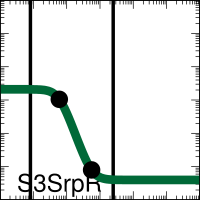

The script that saved this image:

set output "demo_FixedGatesDigital0x00_001_A000_xfer_model_S3_SrpR.eps"
set terminal postscript eps enhanced color "Helvetica, 35" size 2,2
set logscale x
set logscale y
set lmargin screen 0.0
set rmargin screen 1.0
set tmargin screen 1.0
set bmargin screen 0.0
set size ratio 1.0
set border linewidth 2
set tics scale 2
set mxtics 10
set mytics 10
set key bottom left
set key samplen -1
set xrange [0.001:1000.0]
set yrange [0.001:1000.0]
set format y "10^{%L}"    
set format x "10^{%L}"    
set format x ""    
set xlabel '11110000'
set arrow from 0.0082,0.001 to 0.0082,1000.0 nohead lw 10 lt 2 lc rgb '#000000'
set arrow from 2.5,0.001 to 2.5,1000.0 nohead lw 10 lt 2 lc rgb '#000000'
ymin = 0.004
ymax = 2.1
K = 0.06
n = 2.8
set dummy x

plot ymin+(ymax-ymin)/(1.0+(x/K)**n) lw 25 lc rgb '#006838' title 'S3SrpR',\
 "<echo '1 2'" using (0.060081844):(1.0500000075678904)  with points pt 7 ps 4 lc rgb 'black' notitle,\
 "<echo '1 2'" using (0.561105739):(0.007999999999874437)  with points pt 7 ps 4 lc rgb 'black' notitle
